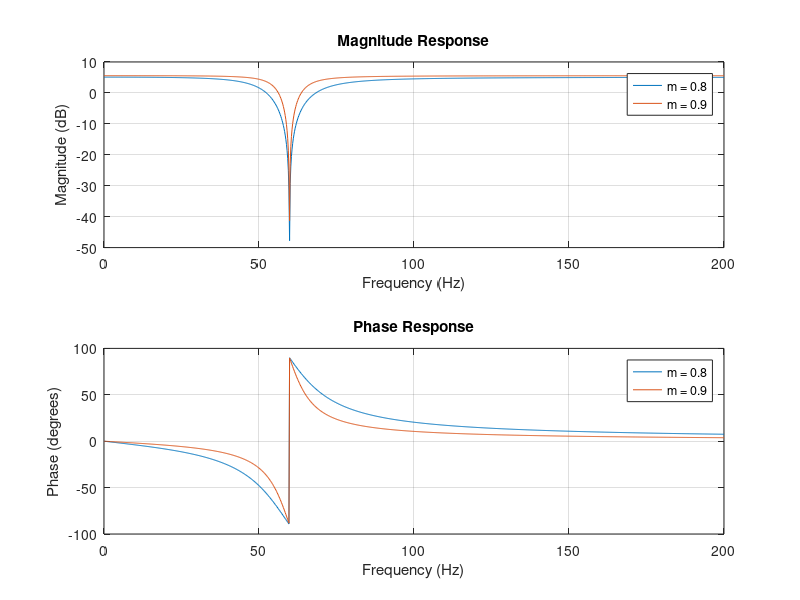

Source code (MATLAB):
% Constants
R = 10e3; % Resistance in ohms
C = 133e-9; % Capacitance in farads
m_values = [0.8, 0.9]; % Values of m
f = linspace(0, 200, 1000); % Frequency range from 0 to 200 Hz
omega = 2 * pi * f; % Angular frequency

% Pre-allocate arrays for magnitude and phase responses
H_mag = zeros(length(m_values), length(omega));
H_phase = zeros(length(m_values), length(omega));

% Loop over m values
for k = 1:length(m_values)
    m = m_values(k);
    
    % Transfer function H(omega)
    numerator = (1 + m) * ((2j * omega * R * C).^2 + 1);
    denominator = (2j * omega * R * C).^2 + 4 * (1 - m) * j * omega * R * C + 1;
    H = numerator ./ denominator;
    
    % Magnitude and phase
    H_mag(k, :) = abs(H);
    H_phase(k, :) = angle(H);
end

% Plot magnitude response
figure;
for k = 1:length(m_values)
    subplot(2, 1, 1);
    plot(f, 20 * log10(H_mag(k, :)));
    hold on;
end
xlabel('Frequency (Hz)');
ylabel('Magnitude (dB)');
title('Magnitude Response');
legend(arrayfun(@(m) sprintf('m = %.1f', m), m_values, 'UniformOutput', false));
grid on;

% Plot phase response
for k = 1:length(m_values)
    subplot(2, 1, 2);
    plot(f, rad2deg(H_phase(k, :)));
    hold on;
end
xlabel('Frequency (Hz)');
ylabel('Phase (degrees)');
title('Phase Response');
legend(arrayfun(@(m) sprintf('m = %.1f', m), m_values, 'UniformOutput', false));
grid on;
